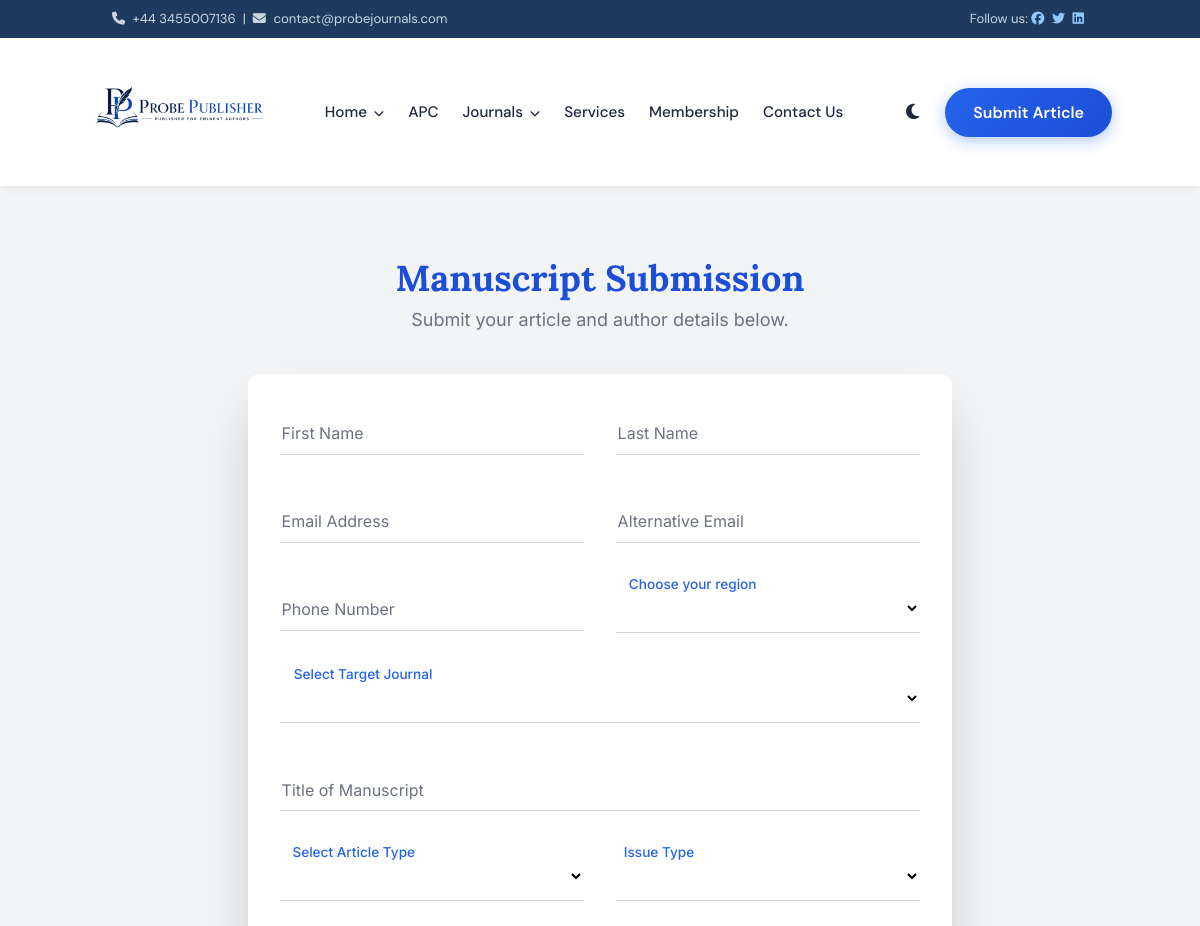
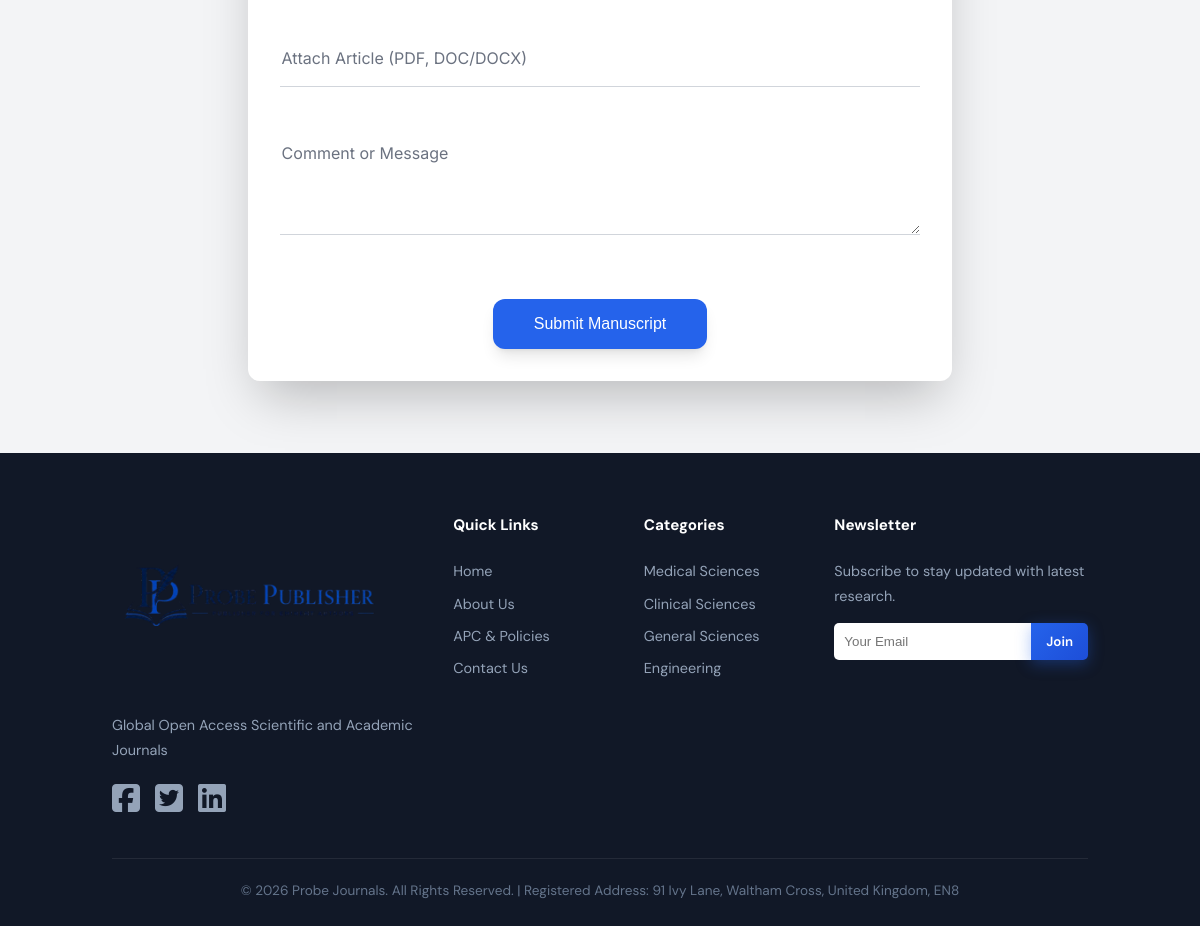
/submissions.php, run on the app's committed database (2 pictures, top to bottom).
### tables this page shows
CREATE TABLE IF NOT EXISTS site_settings (
  setting_key VARCHAR(100) PRIMARY KEY,
  setting_value TEXT,
  setting_label VARCHAR(255),
  setting_type ENUM('text','textarea','email','url','number','image') DEFAULT 'text'
);

### includes/functions.php (called while the page is built, shortened)
<?php
function getAllJournals(): array {
    $db = getDB();
    $stmt = $db->query("SELECT * FROM journals WHERE is_active = 1 ORDER BY sort_order ASC");
    return $stmt->fetchAll();
}
function getSiteSetting(string $key, string $default = ''): string {
    $db = getDB();
    $stmt = $db->prepare("SELECT setting_value FROM site_settings WHERE setting_key = ? LIMIT 1");
    $stmt->execute([$key]);
    $result = $stmt->fetch();
    return $result ? $result['setting_value'] : $default;
}
function sanitize(?string $input): string {
    return htmlspecialchars(trim($input ?? ''), ENT_QUOTES, 'UTF-8');
}

### public/submissions.php (the view, shortened to what this page needs)
<?php
require_once __DIR__ . '/../includes/header.php';
$journals = getAllJournals();
?>
<script src="https://cdn.tailwindcss.com"></script>
<div class="submission-wrapper">
    <div class="container mx-auto max-w-3xl p-4 sm:p-6 lg:p-8">
        <div class="text-center mb-10">
            <h1 class="text-4xl font-extrabold text-blue-700 m-0">Manuscript Submission</h1>
            <p class="text-lg text-gray-500 mt-2">Submit your article and author details below.</p>
        </div>
        <form id="manuscriptForm" class="bg-white p-8 rounded-xl shadow-2xl space-y-10">
            <div class="grid grid-cols-1 md:grid-cols-2 gap-x-8 gap-y-10">
                <div class="floating-label-group">
                    <input type="text" id="firstName" name="firstName" required placeholder=" " class="floating-input">
                    <label for="firstName" class="floating-label">First Name</label>
                </div>
                <div class="floating-label-group">
                    <input type="text" id="lastName" name="lastName" required placeholder=" " class="floating-input">
                    <label for="lastName" class="floating-label">Last Name</label>
                </div>
                <div class="floating-label-group">
                    <input type="email" id="email" name="email" required placeholder=" " class="floating-input">
                    <label for="email" class="floating-label">Email Address</label>
                </div>
                <div class="floating-label-group">
                    <input type="email" id="altEmail" name="altEmail" placeholder=" " class="floating-input">
                    <label for="altEmail" class="floating-label">Alternative Email</label>
                </div>
                <div class="floating-label-group">
                    <input type="tel" id="phone" name="phone" required placeholder=" " class="floating-input">
                    <label for="phone" class="floating-label">Phone Number</label>
                </div>
                <div class="floating-label-group">
                    <select id="region" name="region" required class="floating-input bg-white">
                        <option value="" disabled selected></option>
                    </select>
                    <label for="region" class="floating-label">Choose your region</label>
                </div>
            </div>
            <div class="floating-label-group">
                <select id="targetJournal" name="targetJournal" required class="floating-input bg-white">
                    <option value="" disabled selected></option>
                    <?php foreach($journals as $j): ?>
                        <option value="<?php echo sanitize($j['name']); ?>"><?php echo sanitize($j['name']); ?></option>
                    <?php endforeach; ?>
                </select>
                <label for="targetJournal" class="floating-label">Select Target Journal</label>
            </div>
            <div class="floating-label-group">
                <input type="text" id="title" name="title" required placeholder=" " class="floating-input">
                <label for="title" class="floating-label">Title of Manuscript</label>
            </div>
            <div class="grid grid-cols-1 md:grid-cols-2 gap-x-8 gap-y-10">
                <div class="floating-label-group">
                    <select id="articleType" name="articleType" required class="floating-input bg-white">
                        <option value="" disabled selected></option>
                        <option>Announcement</option>
                    </select>
                    <label for="articleType" class="floating-label">Select Article Type</label>
                </div>
                <div class="floating-label-group">
                    <select id="issueType" name="issueType" required class="floating-input bg-white">
                        <option value="" disabled selected></option>
                        <option>Regular Issue</option>
                    </select>
                    <label for="issueType" class="floating-label">Issue Type</label>
                </div>
            </div>
            <div class="floating-label-group pt-4">
                <div class="file-input-wrapper">
                    <label for="manuscriptFile" class="floating-label" style="background: white;">Attach Article (PDF, DOC/DOCX)</label>
                    <span id="fileDisplay" class="file-display">No file selected</span>
                </div>
            </div>
            <div class="floating-label-group">
                <textarea id="message" name="message" rows="4" required placeholder=" " class="floating-input"></textarea>
                <label for="message" class="floating-label" style="background: white;">Comment or Message</label>
            </div>
            <div class="flex justify-center pt-4">
                <button type="submit" id="submitBtn" class="inline-flex items-center justify-center px-10 py-3 border border-transparent text-base font-medium rounded-xl shadow-lg text-white bg-blue-600 hover:bg-blue-700 focus:outline-none focus:ring-4 focus:ring-offset-2 focus:ring-blue-500 transition-all transform hover:scale-[1.02]">
                    <span>Submit Manuscript</span>
                </button>
            </div>
        </form>
    </div>
</div>
<?php require_once __DIR__ . '/../includes/footer.php'; ?>

### includes/header.php (shortened to what this page needs)
<?php
require_once __DIR__ . '/functions.php';
$journals_nav = getAllJournals();
?>
<!DOCTYPE html>
<html lang="en">
<head>
    <link rel="stylesheet" href="https://cdnjs.cloudflare.com/ajax/libs/font-awesome/6.5.1/css/all.min.css">
    <link rel="stylesheet" href="<?php echo SITE_URL; ?>/assets/css/main.css">
</head>
<body class="<?php echo isset($body_class) ? $body_class : ''; ?>">
<header>
    <div class="top-bar">
        <div class="container" style="display: flex; justify-content: space-between;">
            <div>
                <i class="fas fa-phone"></i> <?php echo getSiteSetting('phone'); ?> &nbsp;|&nbsp;
                <i class="fas fa-envelope"></i> <?php echo getSiteSetting('contact_email'); ?>
            </div>
            <div>
                Follow us:
                <a href="#"><i class="fab fa-facebook"></i></a>
                <a href="#"><i class="fab fa-twitter"></i></a>
                <a href="#"><i class="fab fa-linkedin"></i></a>
            </div>
        </div>
    </div>
    <div class="container nav-container">
        <a href="<?php echo SITE_URL; ?>" class="logo">
            <img src="<?php echo SITE_URL; ?>/assets/img/probe_publisher_header_v1-removebg-preview.png" alt="<?php echo SITE_NAME; ?>" style="height: 120px; width: auto;">
        </a>
        <nav id="main-nav">
            <ul>
                <li class="dropdown">
                    <a href="<?php echo SITE_URL; ?>">
                        Home <i class="fas fa-chevron-down dropdown-chevron"></i>
                    </a>
                </li>
                <li><a href="<?php echo SITE_URL; ?>/apc.php">APC</a></li>
                <li class="dropdown mega-dropdown">
                    <a href="<?php echo SITE_URL; ?>/list-of-journals.php">
                        Journals <i class="fas fa-chevron-down dropdown-chevron"></i>
                    </a>
                </li>
                <li><a href="<?php echo SITE_URL; ?>/services.php">Services</a></li>
                <li><a href="<?php echo SITE_URL; ?>/membership.php">Membership</a></li>
                <li><a href="<?php echo SITE_URL; ?>/contact.php">Contact Us</a></li>
            </ul>
        </nav>
        <div style="display: flex; align-items: center; gap: 20px;">
            <button class="theme-toggle" id="theme-toggle" title="Toggle Dark Mode">
                <i class="fas fa-moon"></i>
            </button>
            <a href="<?php echo SITE_URL; ?>/submissions.php" class="btn btn-primary">Submit Article</a>
        </div>
    </div>
</header>
<main>

### includes/footer.php (shortened to what this page needs)
</main>
<footer>
    <div class="container">
        <div class="footer-grid">
            <div class="footer-about">
                <img src="<?php echo SITE_URL; ?>/assets/img/probe_publisher_header_v1-removebg-preview.png" alt="<?php echo SITE_NAME; ?>" style="height: 180px; width: auto; margin-bottom: 20px;">
                <p style="color: #94a3b8; font-size: 0.9rem;">
                    <?php echo getSiteSetting('site_tagline'); ?>
                </p>
                <div style="margin-top: 20px; display: flex; gap: 15px;">
                    <a href="#"><i class="fab fa-facebook-square fa-2x"></i></a>
                    <a href="#"><i class="fab fa-twitter-square fa-2x"></i></a>
                    <a href="#"><i class="fab fa-linkedin fa-2x"></i></a>
                </div>
            </div>
            <div class="footer-links">
                <h3 style="color: white; margin-bottom: 20px;">Quick Links</h3>
                <ul style="color: #94a3b8; font-size: 0.9rem;">
                    <li><a href="<?php echo SITE_URL; ?>">Home</a></li>
                    <li><a href="<?php echo SITE_URL; ?>/about.php">About Us</a></li>
                    <li><a href="<?php echo SITE_URL; ?>/apc.php">APC & Policies</a></li>
                    <li><a href="<?php echo SITE_URL; ?>/contact.php">Contact Us</a></li>
                </ul>
            </div>
            <div class="footer-categories">
                <h3 style="color: white; margin-bottom: 20px;">Categories</h3>
                <ul style="color: #94a3b8; font-size: 0.9rem;">
                    <li><a href="#">Medical Sciences</a></li>
                    <li><a href="#">Clinical Sciences</a></li>
                    <li><a href="#">General Sciences</a></li>
                    <li><a href="#">Engineering</a></li>
                </ul>
            </div>
            <div class="footer-newsletter">
                <h3 style="color: white; margin-bottom: 20px;">Newsletter</h3>
                <p style="color: #94a3b8; font-size: 0.9rem; margin-bottom: 15px;">Subscribe to stay updated with latest research.</p>
                <form action="#" method="POST" style="display: flex;">
                    <input type="email" placeholder="Your Email" style="flex: 1; padding: 10px; border-radius: 5px 0 0 5px; border: none;">
                    <button type="submit" class="btn btn-primary" style="padding: 10px 15px; border-radius: 0 5px 5px 0;">Join</button>
                </form>
            </div>
        </div>
        <div class="footer-bottom">
            <p>&copy; <?php echo date('Y'); ?> <?php echo SITE_NAME; ?>. All Rights Reserved. | Registered Address: <?php echo getSiteSetting('address_registered'); ?></p>
        </div>
    </div>
</footer>
</body>
</html>

### public/assets/css/main.css (style rules this page uses)
:root { --indigo: #3B82F6; --indigo-dark: #2563EB; --teal: #60A5FA; --teal-dark: #3B82F6; --purple: #1D4ED8; --bg: #ffffff; --bg-alt: #f8fafc; --card-bg: #ffffff; --text: #1e293b; --muted: #64748b; --border: #e2e8f0; --shadow: 0 2px 16px rgba(0,0,0,0.08); --primary-gradient: linear-gradient(135deg, #2563EB, #1D4ED8); --font-serif: 'Lora', serif; --font-sans: 'DM Sans', sans-serif; --transition: all 0.3s ease; }
* { box-sizing: border-box; margin: 0; padding: 0; }
body { font-family: var(--font-sans); background-color: var(--bg); color: var(--text); line-height: 1.7; transition: background-color 0.3s, color 0.3s; }
h1, h2, h3, h4, h5, h6 { font-family: var(--font-serif); font-weight: 700; }
a { text-decoration: none; color: inherit; transition: var(--transition); }
ul { list-style: none; }
img { max-width: 100%; height: auto; display: block; }
.text-center { text-align: center; }
.container { max-width: 1200px; margin: 0 auto; padding: 0 24px; }
.btn { display: inline-block; padding: 11px 28px; border-radius: 50px; font-weight: 600; cursor: pointer; border: none; font-family: var(--font-sans); transition: var(--transition); }
.btn-primary { background: var(--primary-gradient); color: white; box-shadow: 0 4px 15px rgba(37,99,235,0.35); }
header { background: white; box-shadow: 0 2px 10px rgba(0,0,0,0.06); position: sticky; top: 0; z-index: 1000; }
.top-bar { background: #1e3a5f; padding: 8px 0; font-size: 0.82rem; color: #cbd5e1; }
.top-bar a { color: #93c5fd; }
.top-bar i { margin-right: 4px; }
.nav-container { display: flex; justify-content: space-between; align-items: center; padding: 14px 0; }
nav ul { display: flex; gap: 24px; }
nav a { font-weight: 500; font-size: 0.95rem; color: var(--text); }
nav > ul > li > a { padding: 35px 0; margin: -35px 0; display: inline-block; }
nav .dropdown { position: relative; padding-bottom: 30px; margin-bottom: -30px; }
nav .dropdown-chevron { font-size: 0.65rem; margin-left: 3px; transition: transform 0.25s ease; display: inline-block; }
nav .mega-dropdown { position: static; padding-bottom: 30px; margin-bottom: -30px; }
.theme-toggle { background: none; border: none; cursor: pointer; font-size: 1.1rem; color: var(--text); padding: 6px; }
footer { background: #111827; color: white; padding: 60px 0 24px; }
.footer-grid { display: grid; grid-template-columns: 2fr 1fr 1fr 1fr; gap: 40px; margin-bottom: 40px; }
footer a { color: #94a3b8; transition: var(--transition); }
footer li { margin-bottom: 8px; font-size: 0.9rem; }
footer h3 { font-size: 0.95rem; color: white; margin-bottom: 16px; font-family: var(--font-sans); font-weight: 700; }
.footer-bottom { border-top: 1px solid rgba(255,255,255,0.08); padding-top: 20px; text-align: center; font-size: 0.85rem; color: #64748b; }

### public/submissions.php (style rules this page uses)
.submission-wrapper { font-family: 'Inter', sans-serif; background-color: #f3f4f6; color: #1f2937; padding: 40px 15px; min-height: calc(100vh - 200px); }
.submission-wrapper .floating-label-group { position: relative; }
.submission-wrapper .floating-label { position: absolute; top: 0.85rem; left: 0; pointer-events: none; transition: all 0.2s ease-out; color: #6b7280; background-color: transparent; padding: 0 0.1rem; }
.submission-wrapper .floating-input:focus ~ .floating-label, .submission-wrapper .floating-input:not(:placeholder-shown) ~ .floating-label, .submission-wrapper .floating-input.has-value ~ .floating-label, .submission-wrapper .file-input.has-file ~ .floating-label { top: -0.75rem; transform: scale(0.85); font-weight: 500; color: #2563eb; background-color: white; }
.submission-wrapper .floating-input { border: 0; border-bottom: 1px solid #d1d5db; border-radius: 0; padding: 0.85rem 0.1rem; background-color: transparent; width: 100%; outline: none; box-shadow: none; transition: border-color 0.2s ease-out; font-family: inherit; font-size: 1rem; }
.submission-wrapper .file-input-wrapper { display: block; position: relative; cursor: pointer; }
.submission-wrapper .file-display { display: block; border-bottom: 1px solid #d1d5db; padding: 0.85rem 0.1rem; color: #374151; overflow: hidden; text-overflow: ellipsis; white-space: nowrap; }

### data on the page
site_settings: setting_value "+44 3455007136"
site_settings: setting_value "contact@probejournals.com"
site_settings: setting_value "Global Open Access Scientific and Academic Journals"
site_settings: setting_value "91 Ivy Lane, Waltham Cross, United Kingdom, EN8"

### other printed values
SITE_NAME "Probe Journals"
